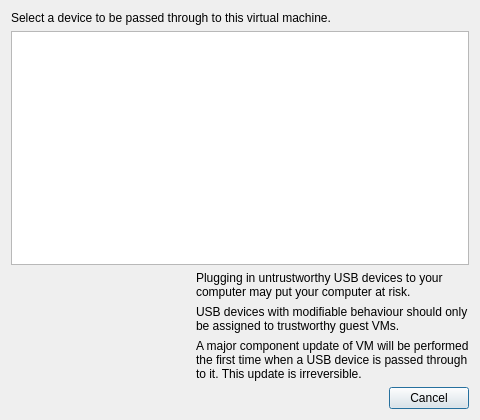
<?xml version="1.0" encoding="UTF-8"?>
<ui version="4.0">
 <class>AttachUsbDialog</class>
 <widget class="QDialog" name="AttachUsbDialog">
  <property name="geometry">
   <rect>
    <x>0</x>
    <y>0</y>
    <width>480</width>
    <height>420</height>
   </rect>
  </property>
  <property name="windowTitle">
   <string>Attach USB</string>
  </property>
  <layout class="QVBoxLayout" name="mainLayout">
   <item>
    <widget class="QLabel" name="labelNote">
     <property name="text">
      <string>Select a device to be passed through to this virtual machine.</string>
     </property>
     <property name="wordWrap">
      <bool>true</bool>
     </property>
    </widget>
   </item>
   <item>
    <widget class="QTreeWidget" name="treeUsbList">
     <property name="headerHidden">
      <bool>true</bool>
     </property>
     <property name="rootIsDecorated">
      <bool>false</bool>
     </property>
     <property name="itemsExpandable">
      <bool>false</bool>
     </property>
     <column>
      <property name="text">
       <string notr="true">1</string>
      </property>
     </column>
    </widget>
   </item>
   <item>
    <layout class="QHBoxLayout" name="warningLayout">
     <item alignment="Qt::AlignTop">
      <widget class="QLabel" name="pictureBoxAlert">
       <property name="pixmap">
        <pixmap resource="../resources.qrc">:/icons/alert_16.png</pixmap>
       </property>
      </widget>
     </item>
     <item>
      <layout class="QVBoxLayout" name="warningLinesLayout">
       <item>
        <widget class="QLabel" name="labelWarningLine1">
         <property name="text">
          <string>Plugging in untrustworthy USB devices to your computer may put your computer at risk.</string>
         </property>
         <property name="wordWrap">
          <bool>true</bool>
         </property>
        </widget>
       </item>
       <item>
        <widget class="QLabel" name="labelWarningLine2">
         <property name="text">
          <string>USB devices with modifiable behaviour should only be assigned to trustworthy guest VMs.</string>
         </property>
         <property name="wordWrap">
          <bool>true</bool>
         </property>
        </widget>
       </item>
       <item>
        <widget class="QLabel" name="labelWarningLine3">
         <property name="text">
          <string>A major component update of VM will be performed the first time when a USB device is passed through to it. This update is irreversible.</string>
         </property>
         <property name="wordWrap">
          <bool>true</bool>
         </property>
        </widget>
       </item>
      </layout>
     </item>
    </layout>
   </item>
   <item>
    <widget class="QDialogButtonBox" name="buttonBox">
     <property name="standardButtons">
      <set>QDialogButtonBox::Cancel</set>
     </property>
    </widget>
   </item>
  </layout>
 </widget>
 <resources>
  <include location="../resources.qrc"/>
 </resources>
 <connections>
  <connection>
   <sender>buttonBox</sender>
   <signal>rejected()</signal>
   <receiver>AttachUsbDialog</receiver>
   <slot>reject()</slot>
  </connection>
 </connections>
</ui>
